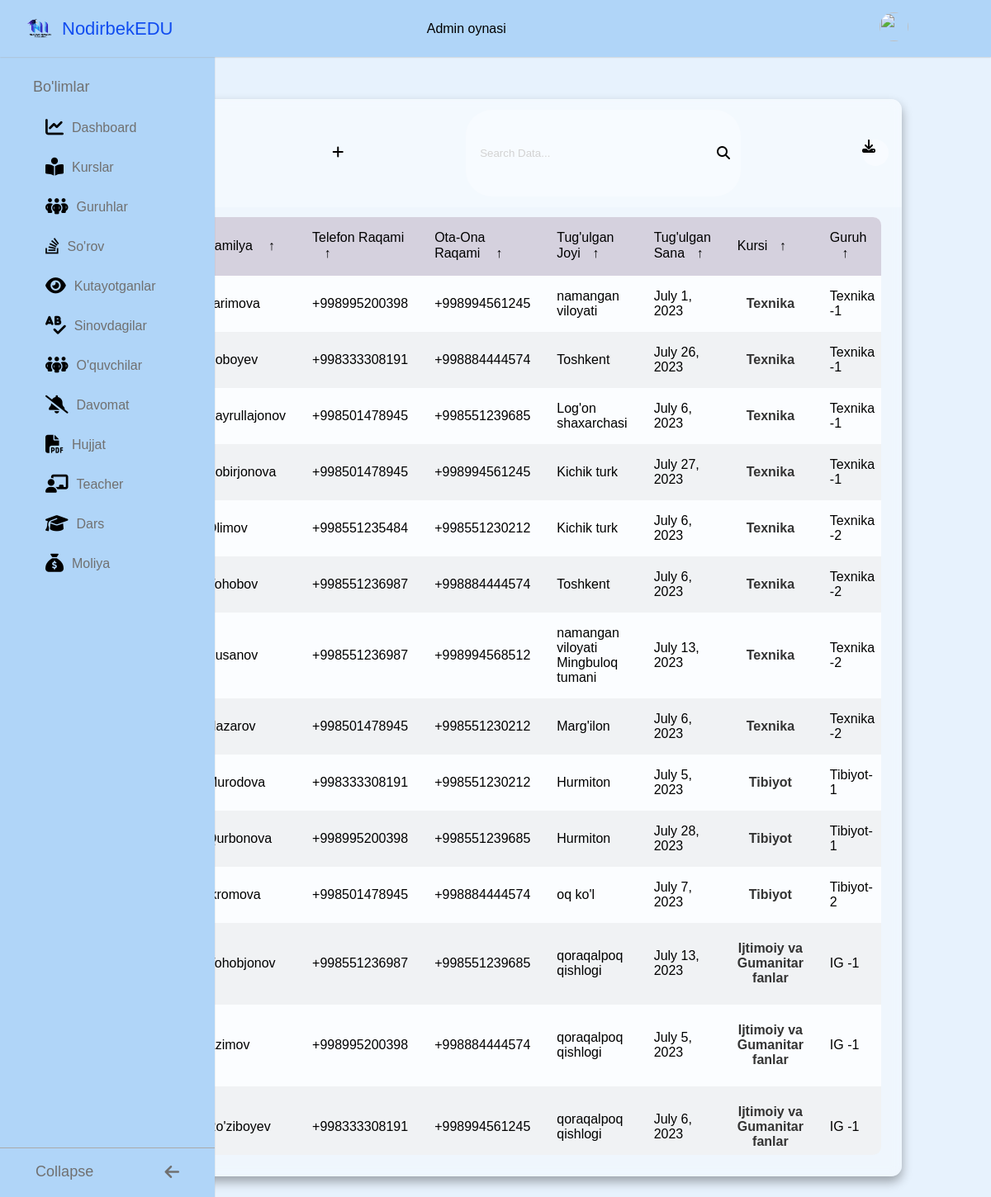
Page /asosiy/talabalar/ (signed in) on the earlier database version.
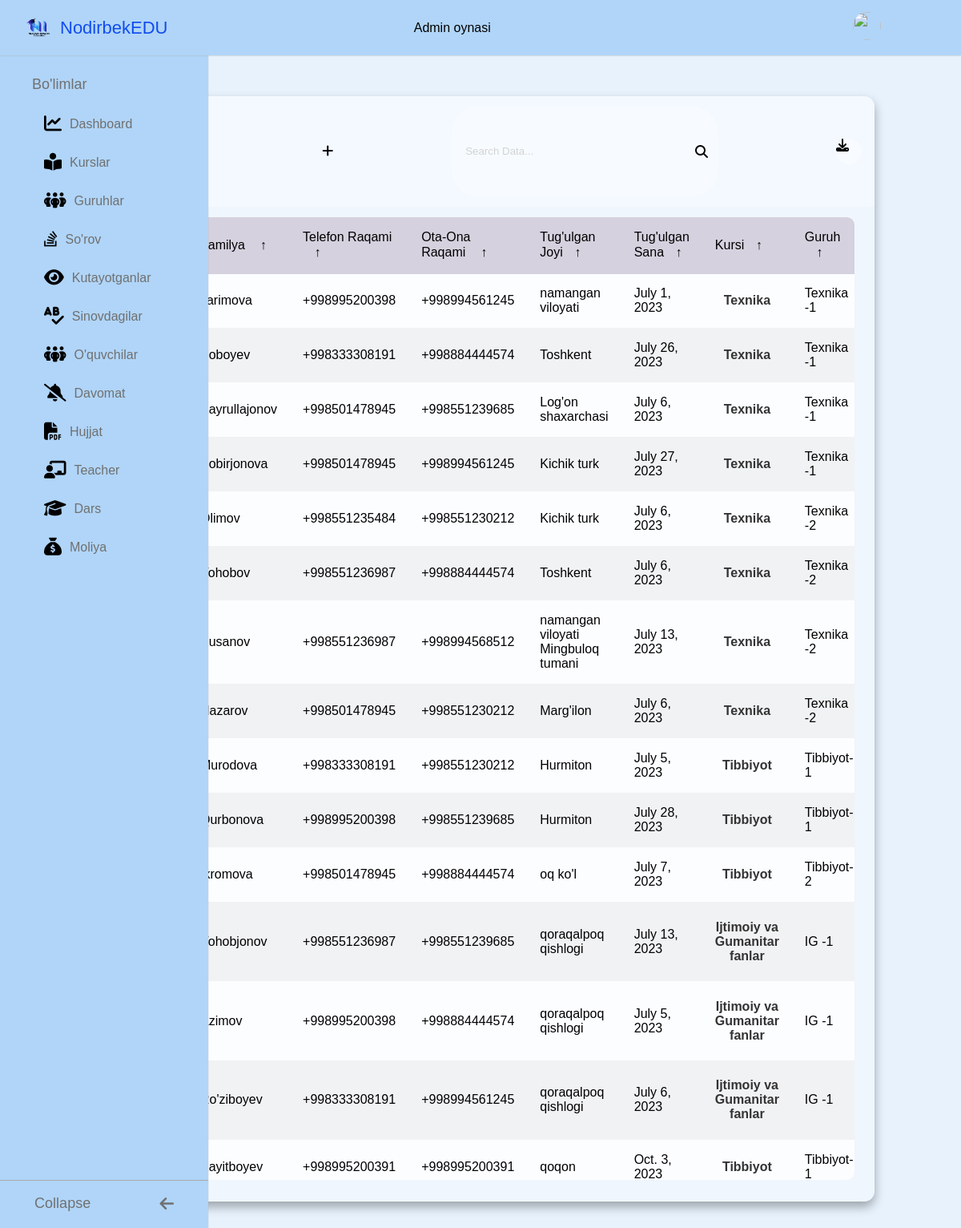
Same page on the later database version.
### asosiy/models.py (models this page shows, shortened)
class Asosiy_talabalar_safi(models.Model):
    ism=models.CharField(max_length=35)
    fam=models.CharField(max_length=50)
    tel_1=models.CharField(max_length=13)
    tel_2=models.CharField(max_length=13)
    rasm=models.FileField(null=True,blank=True)
    tugulgan_joy=models.CharField(max_length=60)
    tugulgan_sana=models.DateField()
    kurs_fk = models.ForeignKey(Kurs, on_delete=models.CASCADE)
    guruh_fk = models.ForeignKey(Guruh, on_delete=models.CASCADE)

class Kurs(models.Model):
    nom=models.CharField(max_length=30)
    ochilgan_sana=models.DateField()
    def __str__(self):
        return f"{self.nom}"

class Guruh(models.Model):
    kurs_fk=models.ForeignKey(Kurs,on_delete=models.CASCADE)
    guruh_nom=models.CharField(max_length=50)
    ochilgan_sana=models.DateField()
    davomiyligi=models.CharField(max_length=15)
    def __str__(self):
        return f"{self.guruh_nom}"

### asosiy/views.py (the view, shortened to what this page needs)
# urls.py: path('talabalar/', Talabalar.as_view()),
class Talabalar(View):
    def get(self, request):
        if request.user.is_authenticated:
            data = {
                'talaba': Asosiy_talabalar_safi.objects.all(),
                'kurs': Kurs.objects.all(),
                'guruh': Guruh.objects.all()
            }
            return render(request, 'asosiy_Talabalar.html', data)
        return redirect('/adminlogin/')

### templates/asosiy_Talabalar.html (shortened to what the changed rows need)
<!DOCTYPE html>
<html lang="en">
<head>
    {% load static %}
    <link rel="stylesheet" href="https://cdnjs.cloudflare.com/ajax/libs/font-awesome/6.4.0/css/all.min.css" />
        <link rel="stylesheet" href="{% static 'root.css' %}">
    <link rel="stylesheet" href="{% static 'standart.css' %}">
    <link rel="stylesheet" href="{% static 'table.css' %}">
    <link rel="stylesheet" href="{% static 'admin_form.css' %}">
</head>
<body>
    <main class="table">
        <section class="table__header">
            <h1> O'quvchilar</h1>
        </section>
        <section class="table__body">
            <table id="customers_table">
                <thead>
                    <tr>
                        <th> ism <span class="icon-arrow">&UpArrow;</span></th>
                        <th> Familya <span class="icon-arrow">&UpArrow;</span></th>
                        <th>  Telefon raqami <span class="icon-arrow">&UpArrow;</span></th>
                        <th> Ota-ona  raqami <span class="icon-arrow">&UpArrow;</span></th>
                        <th>Tug'ulgan joyi<span class="icon-arrow">&UpArrow;</span></th>
                        <th>Tug'ulgan sana<span class="icon-arrow">&UpArrow;</span></th>
                        <th>Kursi<span class="icon-arrow">&UpArrow;</span></th>
                        <th>Guruh<span class="icon-arrow">&UpArrow;</span></th>
                    </tr>
                </thead>
                <tbody>
                {% for i in talaba %}
                    <tr>
                        <td class="fam"> {{i.ism}}</td>
                        <td class="fam"> {{i.fam}}</td>
                        <td class="yili">{{i.tel_1}}</td>
                        <td class="tel"> {{i.tel_2}} </td>
                        <td class="tel"> {{i.tugulgan_joy}} </td>
                        <td class="tel"> {{i.tugulgan_sana}} </td>
                        <td>
                            <p class="status">{{i.kurs_fk}}</p>
                        </td>
                        <td> {{i.guruh_fk}}</td>
                    </tr>
                {% endfor %}
                </tbody>
            </table>
          </section>
    </main>
</body>
</html>

Differences in the rows shown:
changed through a linked row, Asosiy_talabalar_safi "Murodova": kurs_fk "Tibiyot" → "Tibbiyot"; guruh_fk "Tibiyot-1" → "Tibbiyot-1"
changed through a linked row, Asosiy_talabalar_safi "Qurbonova": kurs_fk "Tibiyot" → "Tibbiyot"; guruh_fk "Tibiyot-1" → "Tibbiyot-1"
changed through a linked row, Asosiy_talabalar_safi "Ikromova": kurs_fk "Tibiyot" → "Tibbiyot"; guruh_fk "Tibiyot-2" → "Tibbiyot-2"
added Asosiy_talabalar_safi: fam "Xayitboyev", tel_1 "+998995200391", tel_2 "+998995200391", tugulgan_joy "qoqon", tugulgan_sana "Oct. 3, 2023", kurs_fk "Tibbiyot", guruh_fk "Tibbiyot-1"
